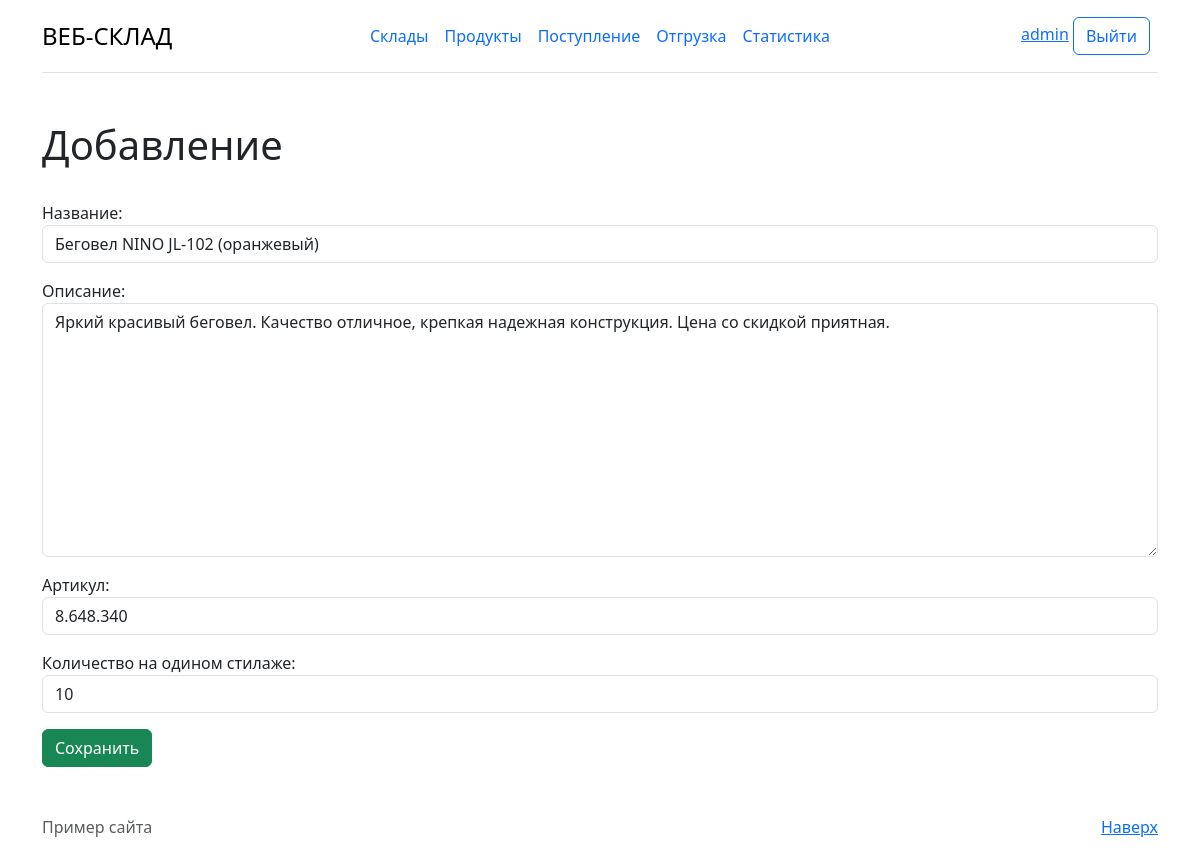
Page /product/5/update (signed in) on the committed database.
### product/models.py (models this page shows, shortened)
class Product(models.Model):
    name = models.CharField('Название',max_length = 50)
    description = models.TextField('Описание')
    vendor_code = models.CharField('Артикул', max_length = 50)
    quantity_rack = models.IntegerField('Количество на одином стилаже')
    class Meta:
        verbose_name = "Товар"
        verbose_name_plural = "Товары"

### product/views.py (the view)
# urls.py: path('<int:pk>/update', views.ProductUpdateView.as_view(),  name = "product/product_update"),
class ProductUpdateView(LoginRequiredMixin,UpdateView):
    model = Product
    template_name = "product/add.html"
    form_class = ProductForm

### product/forms.py
class ProductForm(ModelForm):
     class Meta:
        model = Product
        fields = ['name', 'description', 'vendor_code', 'quantity_rack']
        widgets = {
            'name': TextInput(attrs = {
                'class': 'form-control',
                'placeholder':"Название"
            }),
            'description': Textarea(attrs = {
                'class': 'form-control',
                'placeholder':"Описание"
            }),
            'vendor_code': TextInput(attrs = {
                'class': 'form-control',
                'placeholder':"Артикул"
            }),
            'quantity_rack': NumberInput(attrs ={
                'class': 'form-control',
                'placeholder':"Количество на одином стилаже",
                'min': 0,
            }),
        }

### product/templates/product/add.html (shortened to what this page needs)
{% extends 'main/layout.html'%}
{% block container %}
<div class="container mt-5 md-5">
    <h1>Добавление</h1>
    <br>
    <form method="post">
        {{ form.as_p }}
        <button type="submit" class="btn btn-success">Сохранить</button>
    </form>
</div>
{% endblock %}

### main/templates/main/layout.html (shortened to what this page needs)
{% load static%}
<!DOCTYPE HTML>
<html lang="en">
<head>
    <link href="https://cdn.jsdelivr.net/npm/bootstrap@5.3.3/dist/css/bootstrap.min.css" rel="stylesheet">
</head>
<body>
<div class="container">
    <header class="d-flex flex-wrap align-items-center justify-content-center justify-content-md-between py-3 mb-4 border-bottom">
        <div class="col-md-3 mb-2 mb-md-0">
            <a href="/" class="d-inline-flex link-body-emphasis text-decoration-none">
                <span class="fs-4">ВЕБ-СКЛАД</span>
            </a>
        </div>
        <ul class="nav col-12 col-md-auto mb-2 justify-content-center mb-md-0">
            <li><a href="{% url 'warehouses/main'%}" class="nav-link px-2 ">Склады</a></li>
            <li><a href="{% url 'product/main'%}" class="nav-link px-2">Продукты</a></li>
            <li><a href="{% url 'item/add_item'%}" class="nav-link px-2">Поступление</a></li>
            <li><a href="{% url 'item/sales_item'%}" class="nav-link px-2">Отгрузка</a></li>
            <li><a href="{% url 'view_func'%}" class="nav-link px-2">Статистика</a></li>
        </ul>
        <div class="col-md-3 text-end">
            {% if user.is_authenticated %}
            <a href="/user/account">{{ user.get_username }}</a>
            <a href="{% url 'logout'%}?next={{request.path}}" type="button"
            onclick="event.preventDefault(); document.getElementById('logout-form').submit();"
            class="btn btn-outline-primary me-2">Выйти</a>
            {% else %}
            <a href="{% url 'login'%}?next={{request.path}}" type="button"
            class="btn btn-outline-primary me-2">Войти</a>
            <a href="/registration" type="button" class="btn btn-primary">Регистрация</a>
            {% endif %}
        </div>
    </header>
</div>
{% block container %}
{% endblock %}
    <footer class="text-muted py-5">
        <div class="container">
            <p class="float-end mb-1">
                <a href="#">Наверх</a>
            </p>
            <p class="mb-1">Пример сайта </p>
        </div>
    </footer>
</body>
</html>

### rows in the picture
Product: name "Беговел NINO JL-102 (оранжевый)", description "Яркий красивый беговел. Качество отличное, крепкая надежная конструкция. Цена со скидкой приятная.", vendor_code "8.648.340", quantity_rack "10"

### other values in the picture
{{ user.get_username }} "admin"
